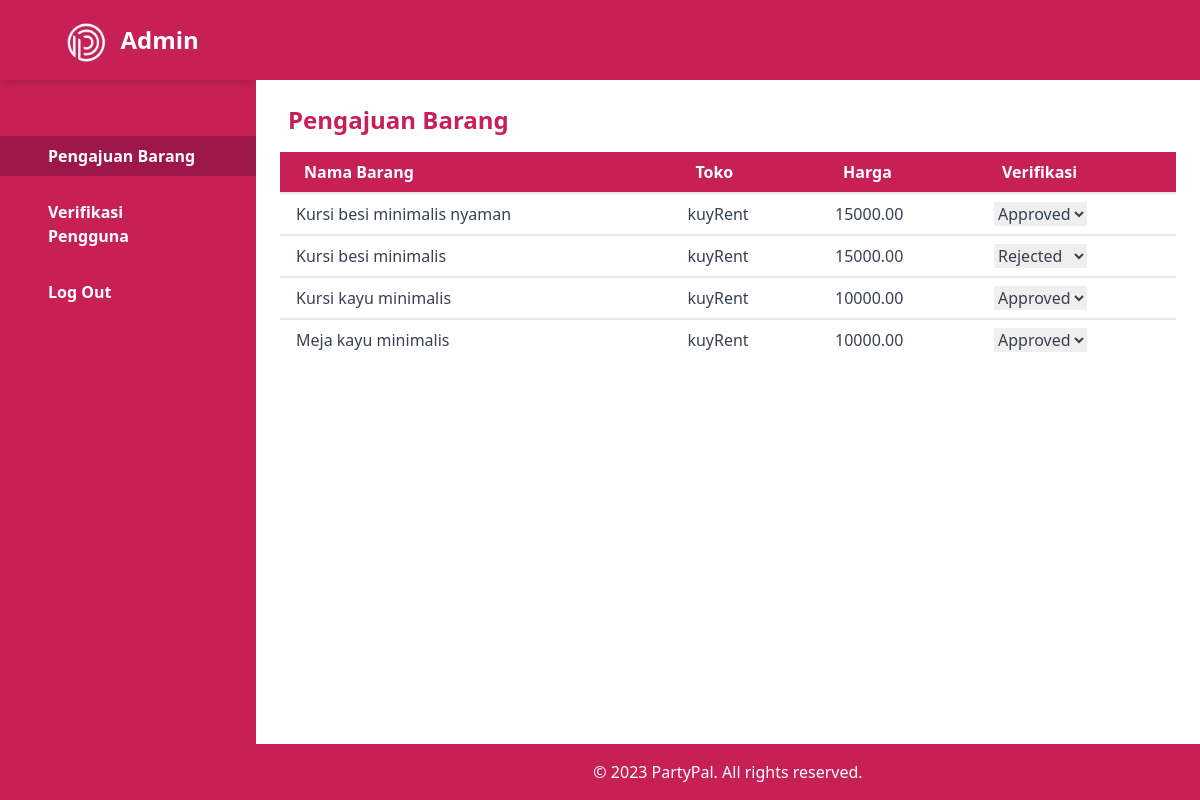
Page /pengajuanbarang.php on the committed database.
### tables this page shows
CREATE TABLE `verification_request` (
  `request_id` int(11) NOT NULL,
  `item_name` varchar(100) NOT NULL,
  `store_name` varchar(100) NOT NULL,
  `price` decimal(10,2) NOT NULL,
  `image_url` varchar(255) NOT NULL,
  `provider_id` int(11) NOT NULL,
  `address` varchar(255) NOT NULL,
  `request_date` datetime NOT NULL DEFAULT current_timestamp(),
  `status` enum('pending','approved','rejected') NOT NULL DEFAULT 'pending',
  `admin_id` int(11) DEFAULT NULL
);

### src/pengajuanbarang.php (the view, shortened to what this page needs)
<!DOCTYPE html>
<html lang="en">
<head>
    <link href="https://cdn.jsdelivr.net/npm/tailwindcss@2.2.19/dist/tailwind.min.css" rel="stylesheet">
</head>
<body class="bg-primary font-sans leading-normal tracking-normal">
<div class="flex flex-col md:flex-row">
    <div class="flex flex-col w-full md:w-64 bg-custom text-white h-screen">
        <div class="flex items-center justify-center h-20 shadow-md">
            <img src="./asset/logo pp 1.png" alt="PartyPal Logo" class="h-12">
            <span class="ml-2 text-2xl font-bold">Admin</span>
        </div>
        <nav class="mt-10">
            <a href="pengajuanbarang.php" class="flex items-center mt-4 py-2 px-8 bg-pink-800 text-white">
                <span class="mx-4 font-bold">Pengajuan Barang</span>
            </a>
            <a href="verifikasipengguna.php" class="flex items-center mt-4 py-2 px-8 text-white hover:bg-pink-800">
                <span class="mx-4 font-bold">Verifikasi Pengguna</span>
            </a>
            <a href="loginadmin.html" class="flex items-center mt-4 py-2 px-8 text-white hover:bg-pink-800">
                <span class="mx-4 font-bold">Log Out</span>
            </a>
        </nav>
    </div>
    <div class="flex flex-col flex-grow bg-white">
        <header class="flex items-center h-20 px-6 sm:px-10 bg-custom text-white">
        </header>
        <main class="flex-grow p-6">
          <h1 class="ml-2 text-2xl font-bold mb-4" style="color: #C72056;">Pengajuan Barang</h1>
            <div class="overflow-x-auto">
                <table class="min-w-full bg-white">
                    <thead>
                        <tr>
                            <th class="py-2 px-6 bg-custom text-left text-white">Nama Barang</th>
                            <th class="py-2 px-6 bg-custom text-left text-white">Toko</th>
                            <th class="py-2 px-6 bg-custom text-left text-white">Harga</th>
                            <th class="py-2 px-6 bg-custom text-left text-white">Verifikasi</th>
                        </tr>
                    </thead>
                    <tbody class="text-gray-700">
                        <?php
                        include 'koneksi.php';
                        $sql = "SELECT * FROM verification_request";
                        $result = $conn->query($sql);
                        if ($result->num_rows > 0) {
                            while($row = $result->fetch_assoc()) {
                                echo "<tr>";
                                echo "<td class='border-t-2 border-custom px-4 py-2'>" . $row['item_name'] . "</td>";
                                echo "<td class='border-t-2 border-custom px-4 py-2'>" . $row['store_name'] . "</td>";
                                echo "<td class='border-t-2 border-custom px-4 py-2'>" . $row['price'] . "</td>";
                                echo "<td class='border-t-2 border-custom px-4 py-2'>
                                      <select class='status-dropdown' data-id='" . $row['request_id'] . "'>
                                          <option value='pending' " . ($row['status'] == 'pending' ? 'selected' : '') . ">Pending</option>
                                          <option value='approved' " . ($row['status'] == 'approved' ? 'selected' : '') . ">Approved</option>
                                          <option value='rejected' " . ($row['status'] == 'rejected' ? 'selected' : '') . ">Rejected</option>
                                      </select>
                                    </td>";
                                echo "</tr>";
                            }
                        } else {
                            echo "<tr><td colspan='4' class='border-t-2 border-custom px-4 py-2 text-center'>No pending requests</td></tr>";
                        }
                        ?>
                    </tbody>
                </table>
            </div>
        </main>
        <footer class="footer-custom p-4 text-center text-white">
            &copy; 2023 PartyPal. All rights reserved.
        </footer>
    </div>
</div>
</body>
</html>

### src/pengajuanbarang.php (style rules this page uses)
.bg-custom { background-color: #C72056; }
.footer-custom { background-color: #C72056; }

### rows in the picture
verification_request: item_name "Kursi besi minimalis nyaman", store_name "kuyRent", price "15000.00", status+request_id "Approved"
verification_request: item_name "Kursi besi minimalis", store_name "kuyRent", price "15000.00", status+request_id "Rejected"
verification_request: item_name "Kursi kayu minimalis", store_name "kuyRent", price "10000.00", status+request_id "Approved"
verification_request: item_name "Meja kayu minimalis", store_name "kuyRent", price "10000.00", status+request_id "Approved"
